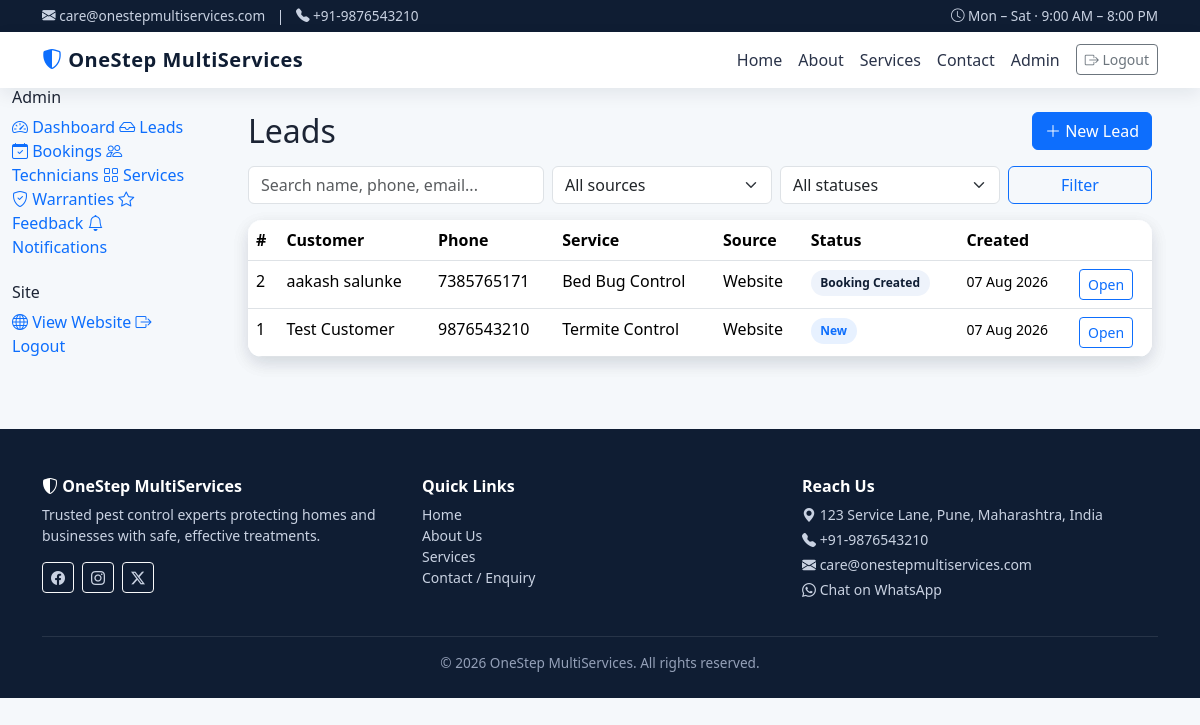
The page /admin/leads (signed in) on the database its author committed.
### models.py (models this page shows, shortened)
class Lead(db.Model):
    __tablename__ = "leads"
    id = db.Column(db.Integer, primary_key=True)
    customer_id = db.Column(db.Integer, db.ForeignKey("customers.id"), nullable=False)
    service_id = db.Column(db.Integer, db.ForeignKey("services.id"))
    source = db.Column(db.String(30), default="Website")  # Website/WhatsApp/Phone Call/Referral
    message = db.Column(db.Text)
    preferred_date = db.Column(db.Date)
    status = db.Column(db.String(30), default="New")  # New/Contacted/Follow-up Required/Booking Created/Closed/Cancelled
    assigned_to = db.Column(db.Integer, db.ForeignKey("users.id"))
    created_at = db.Column(db.DateTime, default=datetime.utcnow, index=True)
    updated_at = db.Column(db.DateTime, default=datetime.utcnow, onupdate=datetime.utcnow)
    booking = db.relationship("Booking", backref="lead", uselist=False, lazy=True)

class Customer(db.Model):
    __tablename__ = "customers"
    id = db.Column(db.Integer, primary_key=True)
    name = db.Column(db.String(120), nullable=False)
    phone = db.Column(db.String(32), nullable=False, index=True)
    email = db.Column(db.String(180), index=True)
    address = db.Column(db.String(255))
    city = db.Column(db.String(80))
    created_at = db.Column(db.DateTime, default=datetime.utcnow)
    leads = db.relationship("Lead", backref="customer", lazy=True)
    bookings = db.relationship("Booking", backref="customer", lazy=True)
    feedback = db.relationship("Feedback", backref="customer", lazy=True)

class Service(db.Model):
    __tablename__ = "services"
    id = db.Column(db.Integer, primary_key=True)
    name = db.Column(db.String(120), nullable=False, unique=True)
    slug = db.Column(db.String(120), unique=True, index=True)
    short_description = db.Column(db.String(255))
    description = db.Column(db.Text)
    benefits = db.Column(db.Text)
    process = db.Column(db.Text)
    faq = db.Column(db.Text)  # JSON-encoded Q&A list
    image = db.Column(db.String(255))  # static/images/<file>
    icon = db.Column(db.String(80))  # bootstrap-icons class e.g. bi-bug
    status = db.Column(db.String(20), default="ACTIVE")  # ACTIVE / INACTIVE
    created_at = db.Column(db.DateTime, default=datetime.utcnow)
    leads = db.relationship("Lead", backref="service", lazy=True)
    bookings = db.relationship("Booking", backref="service", lazy=True)

### blueprints/admin.py (the view)
    @login_required
    def wrapped(*a, **kw):
        if not current_user.is_admin:
            abort(403)
        return view(*a, **kw)

### blueprints/admin.py (called while the page is built, shortened)
def _admin_required(view):
    @login_required
    def wrapped(*a, **kw):
        if not current_user.is_admin:
            abort(403)
        return view(*a, **kw)
    wrapped.__name__ = view.__name__
    return wrapped

@bp.route("/leads")
@_admin_required
def leads():
    q = request.args.get("q", "").strip()
    source = request.args.get("source", "").strip()
    status = request.args.get("status", "").strip()
    query = Lead.query
    if source:
        query = query.filter(Lead.source == source)
    if status:
        query = query.filter(Lead.status == status)
    leads = query.order_by(Lead.created_at.desc()).all()
    return render_template(
        "admin/leads_list.html", leads=leads, q=q, source=source, status=status
    )

### models.py (called while the page is built)
    @property
    def is_admin(self):
        return self.role == "ADMIN"

### app/templates/admin/leads_list.html (shortened to what this page needs)
{% extends "admin/_layout.html" %}
{% block admin_content %}
<div class="d-flex justify-content-between align-items-center mb-3">
  <h2 class="mb-0">Leads</h2>
  <a href="{{ url_for('admin.lead_new') }}" class="btn btn-primary"><i class="bi bi-plus-lg"></i> New Lead</a>
</div>
<form method="get" class="row g-2 mb-3">
  <div class="col-md-4">
    <input type="text" name="q" value="{{ q }}" class="form-control" placeholder="Search name, phone, email...">
  </div>
  <div class="col-md-3">
    <select name="source" class="form-select">
      <option value="">All sources</option>
    </select>
  </div>
  <div class="col-md-3">
    <select name="status" class="form-select">
      <option value="">All statuses</option>
    </select>
  </div>
  <div class="col-md-2"><button class="btn btn-outline-primary w-100">Filter</button></div>
</form>
<div class="os-card p-0">
  <table class="table os-table mb-0">
    <thead><tr>
      <th>#</th><th>Customer</th><th>Phone</th><th>Service</th><th>Source</th><th>Status</th><th>Created</th><th></th>
    </tr></thead>
    <tbody>
      {% for l in leads %}
      <tr>
        <td>{{ l.id }}</td>
        <td>{{ l.customer.name }}</td>
        <td>{{ l.customer.phone }}</td>
        <td>{{ l.service.name if l.service else '—' }}</td>
        <td>{{ l.source }}</td>
        <td><span class="pill {{ l.status|lower|replace(' ', '') }}">{{ l.status }}</span></td>
        <td><small>{{ l.created_at.strftime('%d %b %Y') }}</small></td>
        <td><a href="{{ url_for('admin.lead_detail', lead_id=l.id) }}" class="btn btn-sm btn-outline-primary">Open</a></td>
      </tr>
      {% else %}
      <tr><td colspan="8" class="text-center text-muted py-4">No leads found.</td></tr>
      {% endfor %}
    </tbody>
  </table>
</div>
{% endblock %}

### app/static/css/style.css (style rules this page uses)
:root { --os-primary: #0d6efd; --os-primary-dark: #0a58ca; --os-accent: #20c997; --os-dark: #0f1d33; --os-muted: #6c757d; --os-bg: #f5f8fb; --os-card-shadow: 0 6px 18px rgba(15, 29, 51, 0.08); --os-radius: 14px; }
body { background: var(--os-bg); font-family: 'Segoe UI', Roboto, system-ui, -apple-system, sans-serif; color: #1c2434; }
a { text-decoration: none; }
.os-card { background: #fff; border-radius: var(--os-radius); box-shadow: var(--os-card-shadow); border: 0; transition: transform .2s ease, box-shadow .2s ease; }
.os-table { background: #fff; border-radius: var(--os-radius); overflow: hidden; box-shadow: var(--os-card-shadow); }
.os-table thead { background: #eef3fb; color: var(--os-dark); }
.pill { display: inline-block; padding: .25rem .6rem; font-size: .75rem; font-weight: 600; border-radius: 999px; background: #eef3fb; color: var(--os-dark); }
.pill.new { background: #e7f1ff; color: #0d6efd; }

### rows shown on the page
Lead: id "2", customer.name "aakash salunke", customer.phone "7385765171", service "Bed Bug Control", source "Website", status "Booking Created", created_at "07 Aug 2026"
Lead: id "1", customer.name "Test Customer", customer.phone "9876543210", service "Termite Control", source "Website", status "New", created_at "07 Aug 2026"

### other values the page prints
{{ business_email }} "care@onestepmultiservices.com"
{{ business_phone }} "+91-9876543210"
{{ business_name }} "OneStep MultiServices"
{{ business_address }} "123 Service Lane, Pune, Maharashtra, India"
